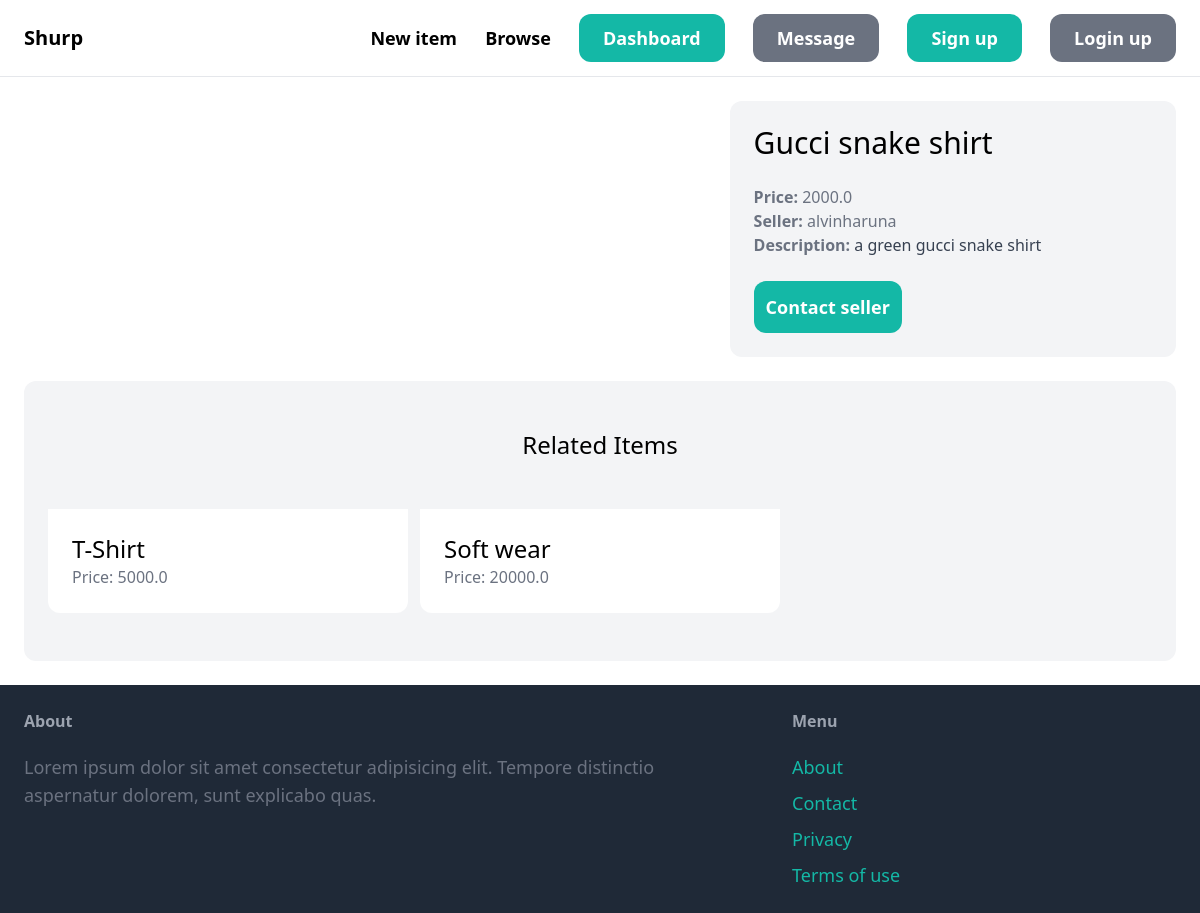
Screenshot of /items/3/ with the database file from the repository.
### item/models.py (models this page shows, shortened)
class Item(models.Model):
    category = models.ForeignKey(Category, related_name='items', on_delete=models.CASCADE)
    name = models.CharField(max_length=255)
    description = models.TextField(blank=True, null=True)
    price = models.FloatField()
    image = models.ImageField(upload_to='item_images', blank=True,  null=True)
    is_sold = models.BooleanField(default=False)
    created_by = models.ForeignKey(User, related_name='items', on_delete=models.CASCADE)
    created_at = models.DateTimeField(auto_now_add=True)

### item/views.py (the view)
# urls.py: path('<int:pk>/', views.detail, name='detail'),
def detail(request, pk):
    item = get_object_or_404(Item, pk=pk)
    related_items = Item.objects.filter(category=item.category, is_sold=False).exclude(pk=pk)[0:3] #include related items in views
    return render(request, 'item/detail.html', {
        'item': item,
        'related_items': related_items #append related items
    })

### item/templates/item/detail.html (shortened to what this page needs)
{% extends 'core/base.html' %}
{% block content %}
<div class="grid grid-cols-5 gap-6">
    <div class="col-span-3">
    </div>
    <div class="col-span-2 p-6 bg-gray-100 rounded-xl">
        <h1 class="mb-6 text-3xl">{{ item.name }}</h1>
        <p class="text-gray-500"><strong>Price: </strong>{{ item.price }}</p>
        <p class="text-gray-500"><strong>Seller: </strong>{{ item.created_by.username }}</p>
        {% if item.description %}
            <p class="text-gray-700"><strong class="text-gray-500">Description: </strong>{{ item.description }}</p>
        {% endif %}
        <a href="#" class="inline-block mt-6 px-3 py-3 text-lg font-semibold bg-teal-500 text-white rounded-xl hover:bg-teal-700">Contact seller</a>
    </div>
</div>
<div class="mt-6 px-6 py-12 bg-gray-100 rounded-xl">
    <h2 class="mb-12 text-2xl text-center">Related Items</h2>
    <div class="grid grid-cols-3 gap-3">
        {% for item in related_items %}
            <div class="">
                <a href="{% url 'item:detail' item.id %}">
                    <div class="p-6 bg-white rounded-b-xl">
                        <h2 class="text-2xl">
                            {{ item.name }}
                        </h2>
                        <p class="text-gray-500">Price: {{ item.price }}</p>
                    </div>
                </a>
            </div>
        {% endfor %}
    </div>
</div>
{% endblock %}

### rows the page displays
Item: name "Gucci snake shirt", price "2000.0", created_by.username "alvinharuna", description "a green gucci snake shirt"
Item: name "T-Shirt", price "5000.0"
Item: name "Soft wear", price "20000.0"
